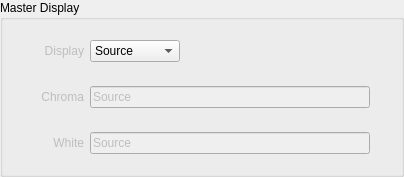
                        <widget class="QGroupBox" name="groupBoxSettings_10">
                         <property name="title">
                          <string>Master Display</string>
                         </property>
                         <layout class="QGridLayout" name="gridLayout_31">
                          <property name="topMargin">
                           <number>20</number>
                          </property>
                          <property name="bottomMargin">
                           <number>20</number>
                          </property>
                          <item row="0" column="0">
                           <layout class="QGridLayout" name="gridLayout_36">
                            <property name="topMargin">
                             <number>0</number>
                            </property>
                            <property name="verticalSpacing">
                             <number>24</number>
                            </property>
                            <item row="2" column="2">
                             <widget class="QLineEdit" name="lineEdit_white_coord">
                              <property name="enabled">
                               <bool>false</bool>
                              </property>
                              <property name="minimumSize">
                               <size>
                                <width>280</width>
                                <height>0</height>
                               </size>
                              </property>
                              <property name="maximumSize">
                               <size>
                                <width>280</width>
                                <height>25</height>
                               </size>
                              </property>
                              <property name="text">
                               <string>Source</string>
                              </property>
                              <property name="placeholderText">
                               <string>None</string>
                              </property>
                             </widget>
                            </item>
                            <item row="0" column="2">
                             <widget class="QComboBox" name="comboBox_master_disp">
                              <property name="enabled">
                               <bool>true</bool>
                              </property>
                              <property name="minimumSize">
                               <size>
                                <width>90</width>
                                <height>0</height>
                               </size>
                              </property>
                              <property name="maximumSize">
                               <size>
                                <width>90</width>
                                <height>25</height>
                               </size>
                              </property>
                              <property name="autoFillBackground">
                               <bool>false</bool>
                              </property>
                              <property name="editable">
                               <bool>false</bool>
                              </property>
                              <property name="maxCount">
                               <number>20</number>
                              </property>
                              <property name="iconSize">
                               <size>
                                <width>16</width>
                                <height>16</height>
                               </size>
                              </property>
                              <property name="frame">
                               <bool>true</bool>
                              </property>
                              <item>
                               <property name="text">
                                <string>Source</string>
                               </property>
                              </item>
                              <item>
                               <property name="text">
                                <string>Display P3</string>
                               </property>
                              </item>
                              <item>
                               <property name="text">
                                <string>DCI P3</string>
                               </property>
                              </item>
                              <item>
                               <property name="text">
                                <string>BT.2020</string>
                               </property>
                              </item>
                              <item>
                               <property name="text">
                                <string>BT.709</string>
                               </property>
                              </item>
                              <item>
                               <property name="text">
                                <string>Custom</string>
                               </property>
                              </item>
                             </widget>
                            </item>
                            <item row="1" column="0">
                             <spacer name="horizontalSpacer_22">
                              <property name="orientation">
                               <enum>Qt::Horizontal</enum>
                              </property>
                              <property name="sizeHint" stdset="0">
                               <size>
                                <width>20</width>
                                <height>20</height>
                               </size>
                              </property>
                             </spacer>
                            </item>
                            <item row="1" column="2">
                             <widget class="QLineEdit" name="lineEdit_chroma_coord">
                              <property name="enabled">
                               <bool>false</bool>
                              </property>
                              <property name="minimumSize">
                               <size>
                                <width>280</width>
                                <height>0</height>
                               </size>
                              </property>
                              <property name="maximumSize">
                               <size>
                                <width>280</width>
                                <height>25</height>
                               </size>
                              </property>
                              <property name="text">
                               <string>Source</string>
                              </property>
                              <property name="placeholderText">
                               <string>None</string>
                              </property>
                             </widget>
                            </item>
                            <item row="1" column="1" alignment="Qt::AlignRight">
                             <widget class="QLabel" name="label_credits_108">
                              <property name="enabled">
                               <bool>false</bool>
                              </property>
                              <property name="sizePolicy">
                               <sizepolicy hsizetype="Preferred" vsizetype="Preferred">
                                <horstretch>0</horstretch>
                                <verstretch>0</verstretch>
                               </sizepolicy>
                              </property>
                              <property name="minimumSize">
                               <size>
                                <width>0</width>
                                <height>0</height>
                               </size>
                              </property>
                              <property name="maximumSize">
                               <size>
                                <width>3840</width>
                                <height>25</height>
                               </size>
                              </property>
                              <property name="autoFillBackground">
                               <bool>false</bool>
                              </property>
                              <property name="text">
                               <string>Chroma</string>
                              </property>
                              <property name="alignment">
                               <set>Qt::AlignRight|Qt::AlignTrailing|Qt::AlignVCenter</set>
                              </property>
                             </widget>
                            </item>
                            <item row="2" column="1" alignment="Qt::AlignRight">
                             <widget class="QLabel" name="label_credits_109">
                              <property name="enabled">
                               <bool>false</bool>
                              </property>
                              <property name="sizePolicy">
                               <sizepolicy hsizetype="Preferred" vsizetype="Preferred">
                                <horstretch>0</horstretch>
                                <verstretch>0</verstretch>
                               </sizepolicy>
                              </property>
                              <property name="minimumSize">
                               <size>
                                <width>0</width>
                                <height>0</height>
                               </size>
                              </property>
                              <property name="maximumSize">
                               <size>
                                <width>3840</width>
                                <height>25</height>
                               </size>
                              </property>
                              <property name="autoFillBackground">
                               <bool>false</bool>
                              </property>
                              <property name="text">
                               <string>White</string>
                              </property>
                              <property name="alignment">
                               <set>Qt::AlignRight|Qt::AlignTrailing|Qt::AlignVCenter</set>
                              </property>
                             </widget>
                            </item>
                            <item row="0" column="1" alignment="Qt::AlignRight">
                             <widget class="QLabel" name="label_credits_65">
                              <property name="enabled">
                               <bool>false</bool>
                              </property>
                              <property name="minimumSize">
                               <size>
                                <width>50</width>
                                <height>0</height>
                               </size>
                              </property>
                              <property name="maximumSize">
                               <size>
                                <width>120</width>
                                <height>25</height>
                               </size>
                              </property>
                              <property name="text">
                               <string>Display</string>
                              </property>
                              <property name="alignment">
                               <set>Qt::AlignRight|Qt::AlignTrailing|Qt::AlignVCenter</set>
                              </property>
                             </widget>
                            </item>
                            <item row="1" column="3">
                             <spacer name="horizontalSpacer_23">
                              <property name="orientation">
                               <enum>Qt::Horizontal</enum>
                              </property>
                              <property name="sizeHint" stdset="0">
                               <size>
                                <width>20</width>
                                <height>20</height>
                               </size>
                              </property>
                             </spacer>
                            </item>
                           </layout>
                          </item>
                         </layout>
                        </widget>
